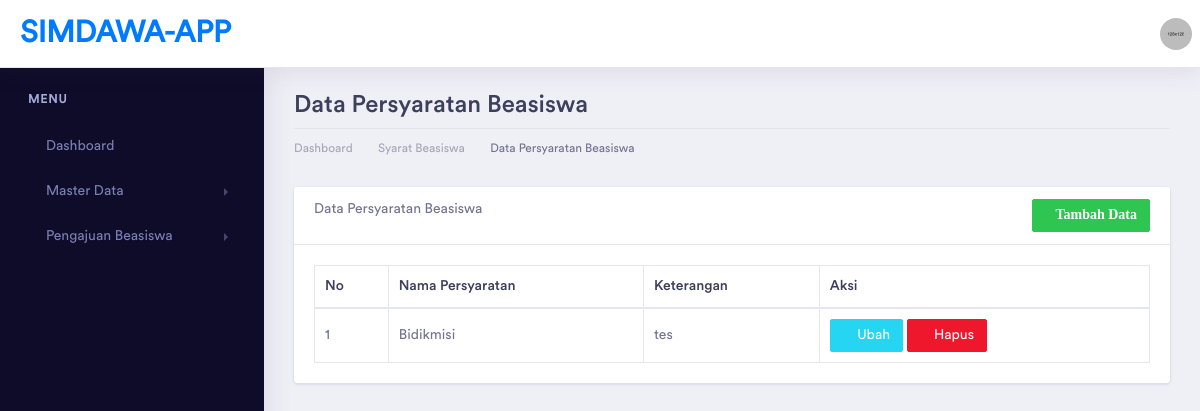
The app's page /index.php/persyaratan, older data.
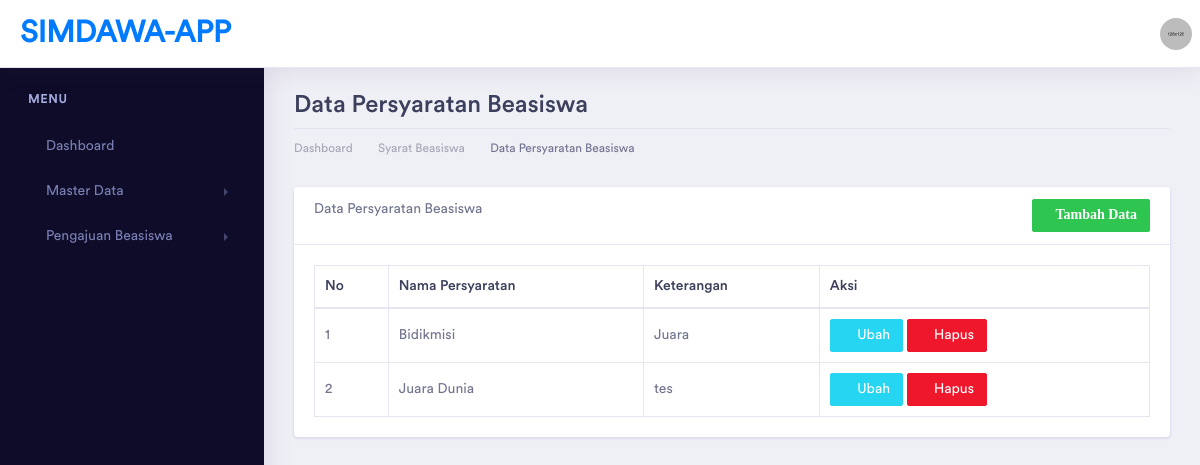
The same page, newer data.
### tables this page shows
CREATE TABLE `persyaratan` (
  `id` int(11) NOT NULL,
  `nama_persyaratan` varchar(100) DEFAULT NULL,
  `keterangan` varchar(100) DEFAULT NULL
);

### application/controllers/Persyaratan.php (called while the page is built, shortened)
<?php
class Persyaratan extends CI_Controller
{
    function __construct()
    {
        $this->load->model('PersyaratanModel');
    }
    public function index()
    {
        $data['title'] = "Dashboard | SIMDAWA-APP";
        $data['persyaratan'] = $this->PersyaratanModel->get_persyaratan();
        $this->load->view('template/header', $data);
        $this->load->view('template/sidebar');
        $this->load->view('persyaratan/persyaratan_read', $data);
        $this->load->view('template/footer');
    }
}

### index.php (called while the page is built, shortened)
<?php
require_once BASEPATH.'core/CodeIgniter.php';

### application/models/PersyaratanModel.php (called while the page is built, shortened)
<?php
class PersyaratanModel extends CI_Model
{
    private $tabel = "persyaratan";
    public function get_persyaratan()
    {
        return $this->db->get($this->tabel)->result();
    }
}

### application/views/persyaratan/persyaratan_read.php (the view, shortened to what this page needs)
<div class="dashboard-wrapper">
    <div class="container-fluid dashboard-content">
        <div class="row">
            <div class="col-xl-12 col-lg-12 col-md-12 col-sm-12 col-12">
                <div class="page-header">
                    <h2 class="pageheader-title">Data Persyaratan Beasiswa </h2>
                    <div class="page-breadcrumb">
                        <nav aria-label="breadcrumb">
                            <ol class="breadcrumb">
                                <li class="breadcrumb-item"><a href="<?= base_url('home') ?>" class="breadcrumb-link">Dashboard</a></li>
                                <li class="breadcrumb-item"><a href="<?= base_url('persyaratan') ?>" class="breadcrumb-link">Syarat Beasiswa</a></li>
                                <li class="breadcrumb-item active" aria-current="page">Data Persyaratan Beasiswa</li>
                            </ol>
                        </nav>
                    </div>
                </div>
            </div>
        </div>
        <div class="row">
            <div class="col-xl-12 col-lg-12 col-md-12 col-sm-12 col-12">
                <div class="card">
                    <div class="card-header">
                        Data Persyaratan Beasiswa
                        <a href="<?= base_url('persyaratan/tambah') ?>" class="btn btn-sm btn-success float-right">
                            <i class="fas fa-plus">Tambah Data</i></a>
                    </div>
                    <div class="card-body">
                        <table class="table table-bordered" id="mytabel">
                            <thead>
                                <tr>
                                    <th>No</th>
                                    <th>Nama Persyaratan</th>
                                    <th>Keterangan</th>
                                    <th>Aksi</th>
                                </tr>
                            </thead>
                            <tbody>
                                <?php $no = 1;
                                foreach ($persyaratan as $a) {
                                ?>
                                    <tr>
                                        <td><?= $no++ ?></td>
                                        <td><?= $a->nama_persyaratan ?></td>
                                        <td><?= $a->keterangan ?></td>
                                        <td>
                                            <a href="<?= base_url('persyaratan/ubah/' . $a->id) ?>" class="btn btn-sm btn-info"><i class="fas fa-edit"></i> Ubah</a>
                                            <a href="<?= base_url('persyaratan/hapus/' . $a->id) ?>" class="btn btn-sm btn-danger" onclick="return confirm('Ingin hapus data ini?')"><i class="fas fa-trash"></i> Hapus</a>
                                        </td>
                                    </tr>
                                <?php
                                }
                                ?>
                            </tbody>
                        </table>
                    </div>
                </div>
            </div>
        </div>
    </div>
</div>

Row changes from the older to the newer data that the page shows:
changed persyaratan "Bidikmisi": keterangan "tes" → "Juara"
added persyaratan: nama_persyaratan "Juara Dunia", keterangan "tes"
